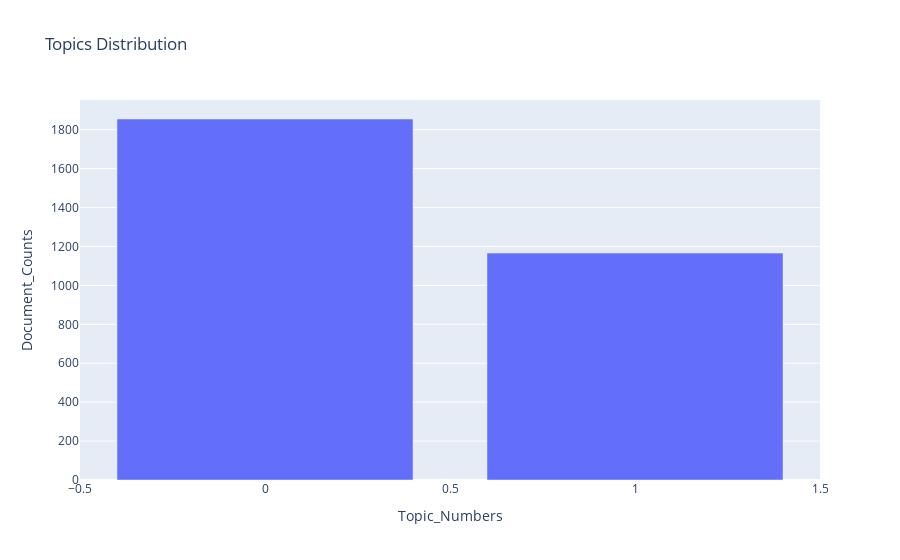

The cell this chart's notebook holds for it:
### Markdown cell above
Topics that can be inferred are:

1. Topic Number: 0
   - Probable topic title: Loan Processing Issues and Queries
   - Key terms: 'emi, loan, moratorium, company, customer, mail, request, time, rbi, business'

<br>

2. Topic Number: 1
   - Probable topic title: Issue resolutions by company
   - Key terms: 'contact, customer_experience, serve, kindly_dm, share_registered, officer_shall, looking_forward, solve_concern, happy_contact, thank'

### Code cell
post_dist, fig = processor.plot_topic_distribution(post_df_topic_sents_keywords)
fig.show()

### Figure 1 — Plotly figure (JSON) as saved in the notebook; plotly's stock layout.template omitted (floating-point values rounded to 4 significant figures)
{"data": [{"alignmentgroup": "True", "hovertemplate": "Topic_Numbers=%{x}<br>Document_Counts=%{y}<extra></extra>", "legendgroup": "", "marker": {"color": "#636efa", "pattern": {"shape": ""}}, "name": "", "offsetgroup": "", "orientation": "v", "showlegend": false, "textposition": "auto", "type": "bar", "x": [0, 1], "xaxis": "x", "y": [1855, 1166], "yaxis": "y"}], "layout": {"barmode": "relative", "legend": {"tracegroupgap": 0}, "title": {"text": "Topics Distribution"}, "xaxis": {"anchor": "y", "domain": [0, 1], "title": {"text": "Topic_Numbers"}}, "yaxis": {"anchor": "x", "domain": [0, 1], "title": {"text": "Document_Counts"}}}}
